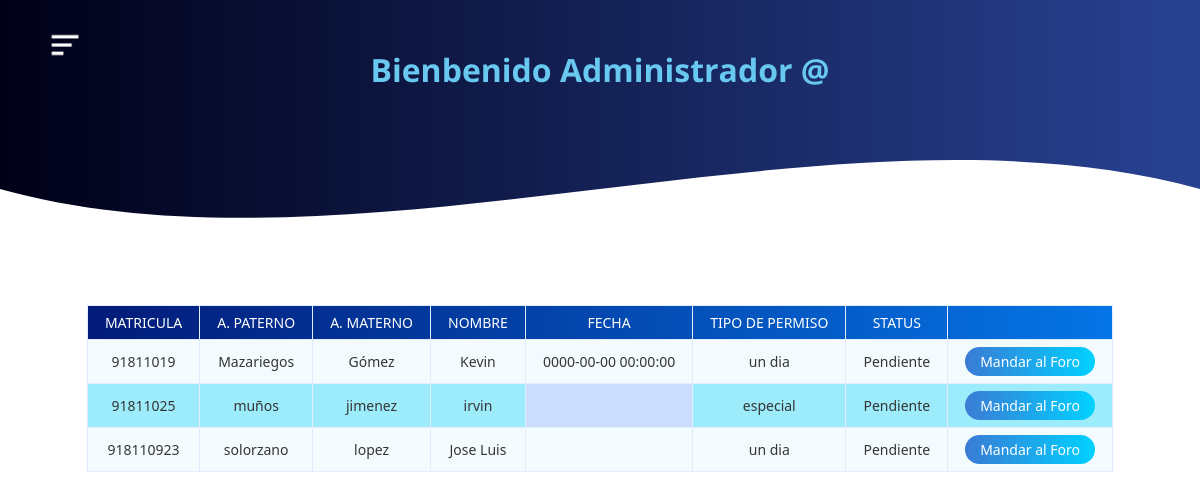
Page /admin/index.php (signed in) on the committed database.
### tables this page shows
CREATE TABLE `tbl_user` (
  `idtbl_user` int(10) UNSIGNED NOT NULL,
  `matriculauser` bigint(20) DEFAULT NULL,
  `tx_nombreuser` varchar(45) NOT NULL,
  `tx_appaterno` varchar(45) DEFAULT NULL,
  `tx_apmaterno` varchar(45) DEFAULT NULL,
  `tx_username` varchar(45) DEFAULT NULL,
  `tx_password` varchar(45) DEFAULT NULL,
  `ctg_tipousuario_idctg_tipousuario` int(10) UNSIGNED NOT NULL,
  `carrera_idcarrera` int(10) UNSIGNED NOT NULL,
  `cuatrimestre_idcuatrimestre` int(10) UNSIGNED NOT NULL,
  `grupo_idgrupo` int(10) UNSIGNED NOT NULL,
  `dt_registro` datetime DEFAULT NULL,
  `tutor` varchar(50) NOT NULL
);

CREATE TABLE `solicitudpermiso_tbl_user` (
  `solicitudpermiso_idsolicitudpermiso` int(10) UNSIGNED NOT NULL,
  `tbl_user_idtbl_user` int(10) UNSIGNED NOT NULL,
  `dt_permiso` datetime DEFAULT NULL,
  `status_permiso_idstatus_permiso` int(10) UNSIGNED DEFAULT NULL
);

CREATE TABLE `solicitudpermiso` (
  `idsolicitudpermiso` int(10) UNSIGNED NOT NULL,
  `tx_tipopermiso` varchar(255) DEFAULT NULL
);

CREATE TABLE `status_permiso` (
  `idstatus_permiso` int(10) UNSIGNED NOT NULL,
  `tx_statuspermiso` varchar(20) DEFAULT NULL
);

### admin/index.php (the view, shortened to what this page needs)
<!DOCTYPE html>
<html lang="en">
<head>
    <link rel="stylesheet" href="css/estilos.css">
</head>
<body>
<header>
        <div class="container">
            <nav>
                <a href="#" id="icono" class="icono"><img src="../img/menu-alt-right-regular-24.png" class="img-icon"></a>
                <div class="enlaces uno" id="enlaces">
                </div>
            </nav>
        </div>
        <div>
            <h1>
                Bienbenido Administrador @
            </h1>
        </div>
    </header>
    <div class="wave">
        <div style="height: 150px; overflow: hidden;" >
            <svg viewBox="0 0 500 150" preserveAspectRatio="none" style="height: 100%; width: 100%;">
                <path d="M0.00,49.98 C150.00,150.00 349.20,-50.00 500.00,49.98 L500.00,150.00 L0.00,150.00 Z"
                style="stroke: none; fill: #fff;">
                </path>
            </svg>
        </div>
    </div>
    <center>
        <?php
            include_once('../bd/db.php');
            $db = new Database();
            $consulta= $db->connect()->prepare('SELECT * FROM tbl_user INNER JOIN solicitudpermiso_tbl_user INNER JOIN solicitudpermiso INNER JOIN status_permiso WHERE solicitudpermiso_tbl_user.tbl_user_idtbl_user = tbl_user.idtbl_user AND solicitudpermiso_tbl_user.solicitudpermiso_idsolicitudpermiso = solicitudpermiso.idsolicitudpermiso AND solicitudpermiso_tbl_user.status_permiso_idstatus_permiso = status_permiso.idstatus_permiso AND idstatus_permiso=2 ORDER BY tx_appaterno ASC');
            $row = $consulta->fetch(PDO::FETCH_NUM);
            if(isset($row)){
            ?>
                <br><br><br><center>
                <table class="tabla_datos">
                    <thead>
                        <tr id='titulo'>
                        <td>Matricula</td>
                        <td>A. paterno</td>
                        <td>A. materno</td>
                        <td>nombre</td>
                        <td>Fecha</td>
                        <td>Tipo de Permiso</td>
                        <td>Status</td>
                        <td></td>
                        </tr>
                    </thead>
                    <?php
                        $sql='SELECT * FROM tbl_user INNER JOIN solicitudpermiso_tbl_user INNER JOIN solicitudpermiso INNER JOIN status_permiso WHERE solicitudpermiso_tbl_user.tbl_user_idtbl_user = tbl_user.idtbl_user AND solicitudpermiso_tbl_user.solicitudpermiso_idsolicitudpermiso = solicitudpermiso.idsolicitudpermiso AND solicitudpermiso_tbl_user.status_permiso_idstatus_permiso = status_permiso.idstatus_permiso AND idstatus_permiso=2 ORDER BY tx_appaterno ASC';
                        $result=mysqli_query($con,$sql);
                        while($mostrar=mysqli_fetch_array($result)){
                    ?>
                            <tr>
                                <td><?php echo $mostrar['matriculauser'] ?></td>
                                <td><?php echo $mostrar['tx_appaterno'] ?></td>
                                <td><?php echo $mostrar['tx_apmaterno'] ?></td>
                                <td><?php echo $mostrar['tx_nombreuser'] ?></td>
                                <td><?php echo $mostrar['dt_permiso'] ?></td>
                                <td><?php echo $mostrar['tx_tipopermiso'] ?></td>
                                <td><?php echo $mostrar['tx_statuspermiso'] ?></td>
                                <td>
                                    <a class="btn-mod" href="#">Mandar al Foro</a>
                                </td>
                            </tr>
                            <?php
                        }
                    ?>
                </table>
    </center>
  <?php
}
?>
</body>
</html>

### admin/css/estilos.css (style rules this page uses)
* { margin:0; padding: 0; box-sizing: border-box; }
body { font-family: 'Open Sans', sans-serif; background-color: #fff; }
nav { position: fixed; top: 20px; left: 20px; display: flex; justify-content: flex-start; }
h1 { color: #68C8F0; text-align: center; animation: arriba 1s ease-in; }
nav a { color:#68C8F0; text-decoration: none; }
.img-icon { width: 40px; height: 40px; }
.icono { display: block; z-index: 100000000; animation: moverIzquierda 1s ease-in; }
header { background: #284293; background: -webkit-linear-gradient(to right, #000017, #284293); background: linear-gradient(to right, #000017, #284293); height: auto; padding: 48px; width: 100%; }
.container { width: 95%; max-width: 1200px; display: flex; align-items: center; justify-content: space-around; margin: auto; }
div a { margin: 0 10px; border-radius: 5px; padding: 5px 15px; color: #fff; }
img { display: block; height: 450px; object-fit: cover; animation: arriba 1s ease-in; }
.wave { height: 100px; width: 100%; background: #284293; background: -webkit-linear-gradient(to right, #000017, #284293); background: linear-gradient(to right, #000017, #284293); }
.enlaces { position: fixed; display: flex; top: 0; background: #284293; justify-content: space-around; align-items: center; height: 100vh; left: 0; flex-direction: column; width: 40%; transition: all 1s ease; background: #000017; background: -webkit-linear-gradient(to right, #000017, #17a2dd); background: linear-gradient(to right, #000017, #17a2dd); }
.uno { -webkit-clip-path: circle(0% at 0 0); clip-path: circle(0% at 0 0); }
table { margin: auto; font-family: "Lucida Sans Unicode", "Lucida Grande", "Segoe Ui"; font-size: 12px; }
table td { transition: all .5s; }
.tabla_datos { border-collapse: collapse; font-size: 14px; min-width: 537px; }
.tabla_datos th, .tabla_datos td { border: 1px solid #e1edff; padding: 7px 17px; }
#titulo { background: #0575E6; background: -webkit-linear-gradient(to right, #021B79, #0575E6); background: linear-gradient(to right, #021B79, #0575E6); color: #FFFFFF; border-color: #6ea1cc !important; text-transform: uppercase; text-align: center; }
.tabla_datos tbody td { color: #353535; }
.tabla_datos tbody td { text-align: center; background-color: #9cecfb; }
.tabla_datos tbody tr:nth-child(odd) td { background-color: #f4fbff; }
.tabla_datos tbody td:empty { background-color: #ccdcff; }
.btn-mod { background: #00d2ff; background: -webkit-linear-gradient(to right, #3a7bd5, #00d2ff); background: linear-gradient(to right, #3a7bd5, #00d2ff); color: #fff; text-decoration: none; padding: 5px 15px; margin: 0; text-align: center; display: inline-block; border-radius: 15px; }

### rows in the picture
tbl_user: matriculauser "91811019", tx_appaterno "Mazariegos", tx_apmaterno "Gómez", tx_nombreuser "Kevin", solicitudpermiso_tbl_user.dt_permiso "0000-00-00 00:00:00", solicitudpermiso.tx_tipopermiso "un dia", status_permiso.tx_statuspermiso "Pendiente"
tbl_user: matriculauser "91811025", tx_appaterno "muños", tx_apmaterno "jimenez", tx_nombreuser "irvin", solicitudpermiso.tx_tipopermiso "especial", status_permiso.tx_statuspermiso "Pendiente"
tbl_user: matriculauser "918110923", tx_appaterno "solorzano", tx_apmaterno "lopez", tx_nombreuser "Jose Luis", solicitudpermiso.tx_tipopermiso "un dia", status_permiso.tx_statuspermiso "Pendiente"
